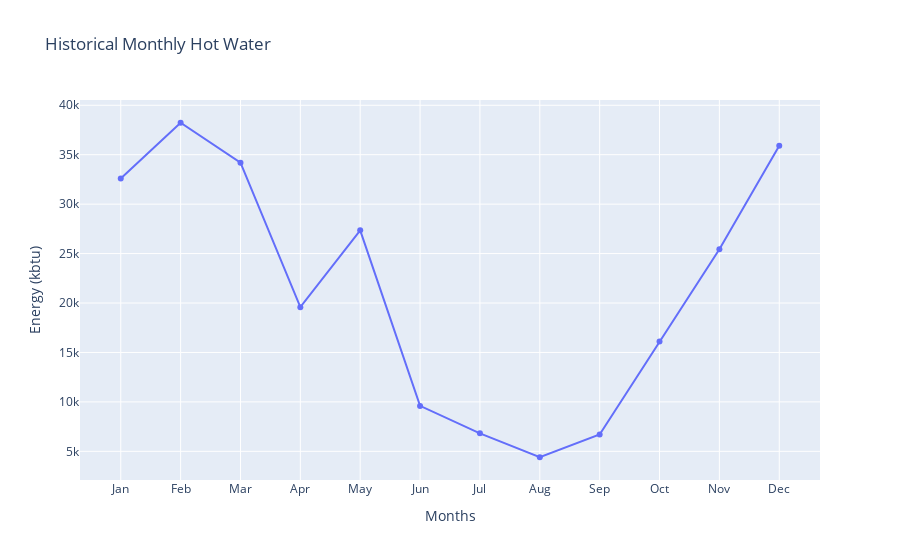

Source (notebook cell):
### Markdown cell above
## Heating

### Code cell
kbtu_kwHr = 1/3412 # 1 kbtu = x kwHr
months = facility_heating_monthly.datetime_strings

fig = go.Figure()
fig.add_trace(go.Scatter(x=months, 
    y=hist_all_monthly["Hot Water (kBtu)"], 
    mode='lines+markers',
    name="Historical Data"))

fig.update_layout(
    title="Historical Monthly Hot Water ",
    xaxis_title="Months",
    yaxis_title="Energy (kbtu)",
)
fig.show()

### Figure 1 — Plotly figure (JSON) as saved in the notebook; plotly's stock layout.template omitted (floating-point values rounded to 4 significant figures)
{"data": [{"mode": "lines+markers", "name": "Historical Data", "type": "scatter", "x": ["Jan", "Feb", "Mar", "Apr", "May", "Jun", "Jul", "Aug", "Sep", "Oct", "Nov", "Dec"], "y": [32590.0, 38230.0, 34190.0, 19580.0, 27350.0, 9598.0, 6821.0, 4402.0, 6709.0, 16110.0, 25430.0, 35910.0]}], "layout": {"title": {"text": "Historical Monthly Hot Water "}, "xaxis": {"title": {"text": "Months"}}, "yaxis": {"title": {"text": "Energy (kbtu)"}}}}
